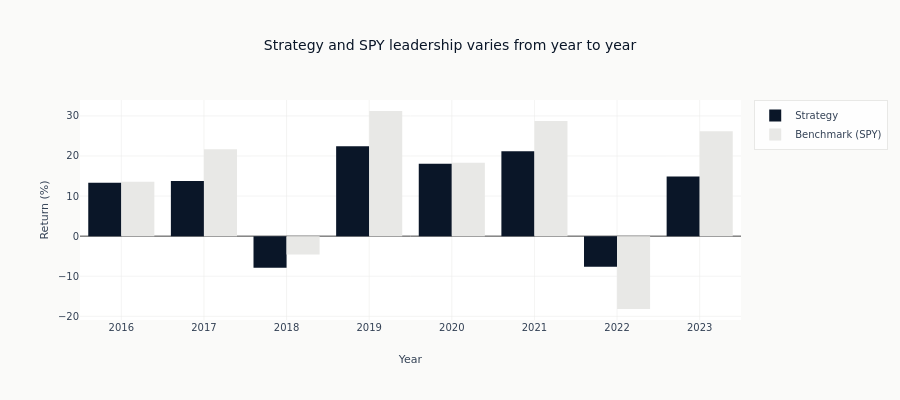

Notebook cell for this chart:
### Code cell
# Annual returns comparison
annual = analysis.compute_annual_returns()
annual_df = annual.to_pandas()  # Convert Polars to pandas

# Also compute benchmark annual
spy_annual = spy_returns.groupby(spy_returns.index.year).apply(lambda x: (1 + x).prod() - 1)

# Create comparison
fig = go.Figure()

fig.add_trace(
    go.Bar(
        x=annual_df["year"],
        y=annual_df["annual_return"] * 100,
        name="Strategy",
        marker_color=COLORS["blue"],
    )
)

fig.add_trace(
    go.Bar(
        x=spy_annual.index,
        y=spy_annual.values * 100,
        name="Benchmark (SPY)",
        marker_color=COLORS["silver_muted"],
    )
)

fig.update_layout(
    title="Strategy and SPY leadership varies from year to year",
    xaxis_title="Year",
    yaxis_title="Return (%)",
    barmode="group",
    height=400,
)
fig.show()

### Figure 1 — Plotly figure (JSON) as saved in the notebook; plotly's stock layout.template omitted (floating-point values rounded to 4 significant figures)
{"data": [{"marker": {"color": "#0a1628"}, "name": "Strategy", "type": "bar", "x": [2016, 2017, 2018, 2019, 2020, 2021, 2022, 2023], "y": [13.31, 13.77, -7.905, 22.43, 18.05, 21.15, -7.641, 14.88]}, {"marker": {"color": "#e8e8e6"}, "name": "Benchmark (SPY)", "type": "bar", "x": [2016, 2017, 2018, 2019, 2020, 2021, 2022, 2023], "y": [13.59, 21.71, -4.569, 31.22, 18.33, 28.73, -18.18, 26.18]}], "layout": {"barmode": "group", "height": 400, "title": {"text": "Strategy and SPY leadership varies from year to year"}, "xaxis": {"title": {"text": "Year"}}, "yaxis": {"title": {"text": "Return (%)"}}}}
